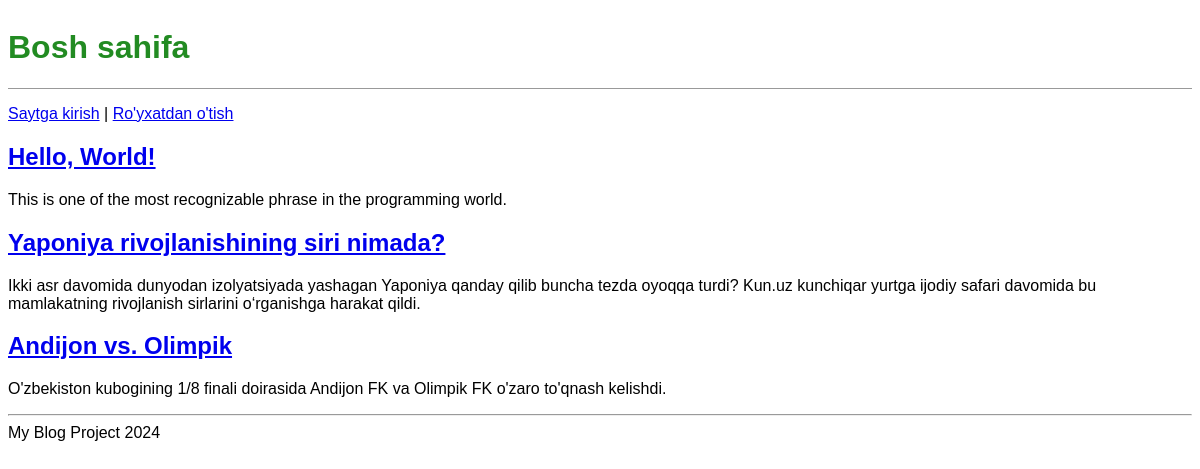
Before: / with the older database file.
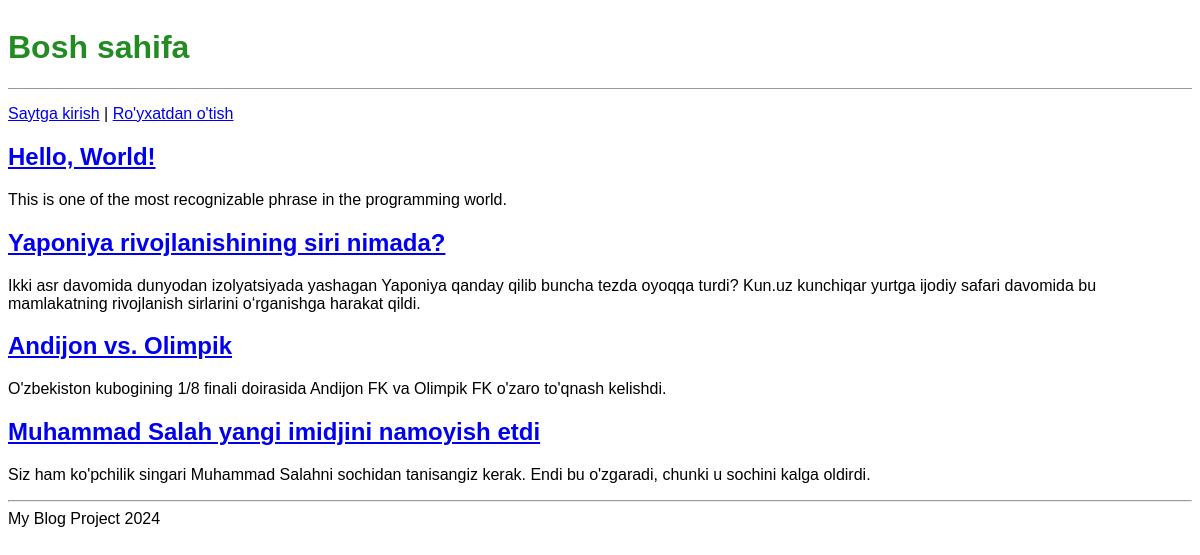
After: the same page with the newer database file.
### blog/models.py (models this page shows, shortened)
class Post(models.Model):
	title = models.CharField(max_length=200)
	author = models.ForeignKey(
		'auth.User',
		on_delete=models.CASCADE
	)
	summary = models.CharField(max_length=400, null=True, blank=True, default="")
	body = models.TextField()

### blog/views.py (the view)
# urls.py: path('', BlogListView.as_view(), name='home'),
class BlogListView(ListView):
	model = Post
	template_name = 'home.html'

### templates/home.html (shortened to what this page needs)
<!DOCTYPE html>
<html>
<head>
</head>
<body>
{% extends 'base.html' %}
{% block content %}
	{% for post in object_list %}
		<div class="post-entry">
			<h2><a href="{% url 'post_detail' post.pk  %}">{{ post.title }}</a></h2>
			<p>{{ post.summary }}</p>
 		</div>
	{% endfor %}
{% endblock %}

### templates/base.html (shortened to what this page needs)
{% load static %}
<!DOCTYPE html>
<html>
<head>
	<link rel="stylesheet" href="{% static 'css/base.css' %}">
</head>
<body>
	<header>
		<h1><a href="{% url 'home' %}">Bosh sahifa</a></h1>
	</header>
	{% if user.is_authenticated %}
		<p>Xush kelibsiz, {{ user.username }}!</p>
		<form method="post" action="{% url 'logout' %}">{% csrf_token %}
	    <button type="submit">Chiqib ketish</button>
	</form>
	{% else %}
		<p>
			<a href="{% url 'login' %}">Saytga kirish</a> |
			<a href="{% url 'signup' %}">Ro'yxatdan o'tish</a>
		</p>
	{% endif %}
	<main>
		<div>
			{% block content %}
			{% endblock %}
		</div>
	</main>
	<footer>
		<hr>
		My Blog Project 2024
	</footer>
</body>
</html>

### static/css/base.css (style rules this page uses)
header { border-bottom: 1px solid #999; margin-bottom: 1rem; display: flex; }
body { font-family: 'Noto Sans JP', sans-serif; }
header h1 a { color: forestgreen; text-decoration: none; }

Changed rows visible on the page:
added Post: title "Muhammad Salah yangi imidjini namoyish etdi", summary "Siz ham ko'pchilik singari Muhammad Salahni sochidan tanisangiz kerak. Endi bu o'zgaradi, chunki u sochini kalga oldirdi."
